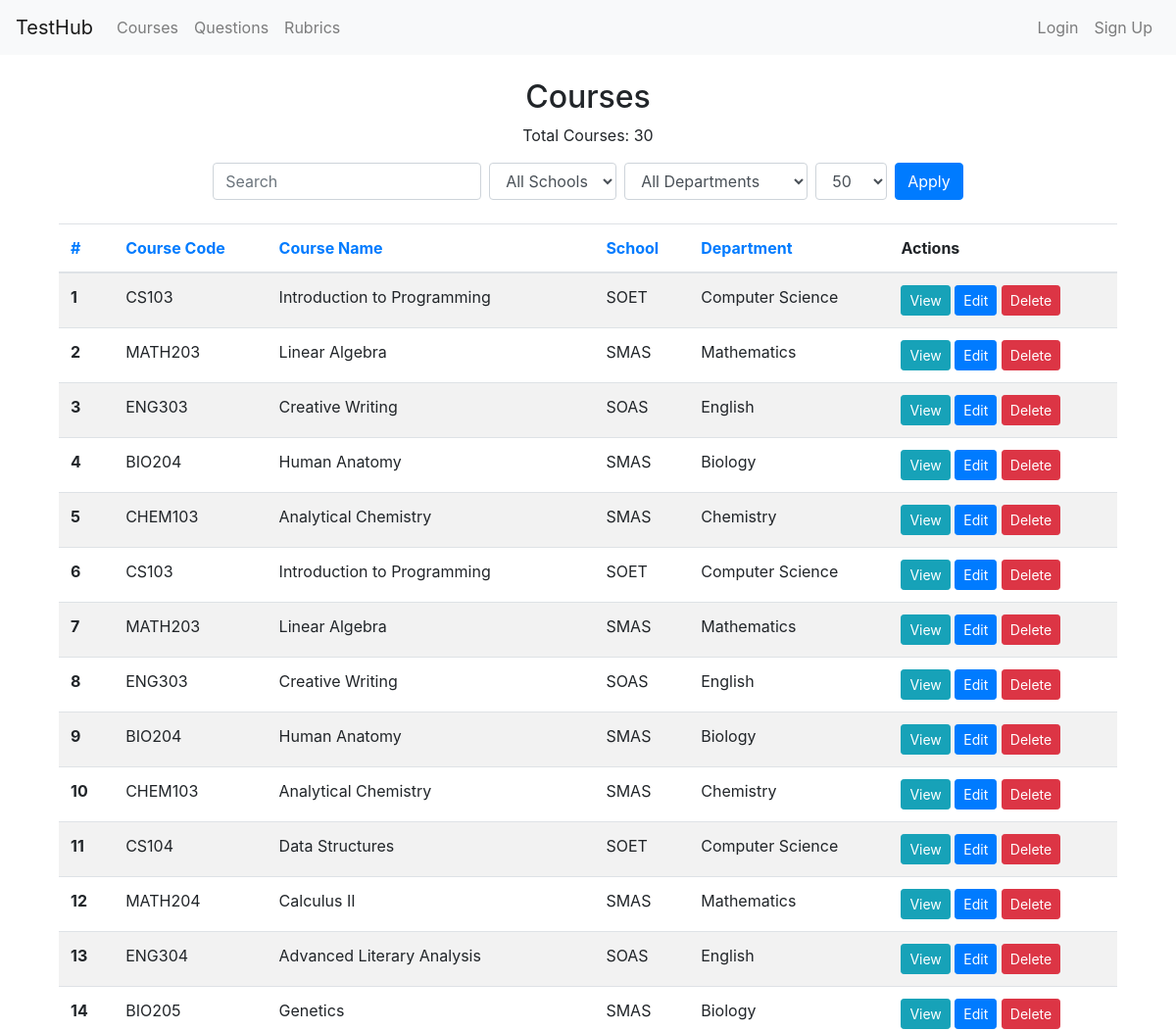
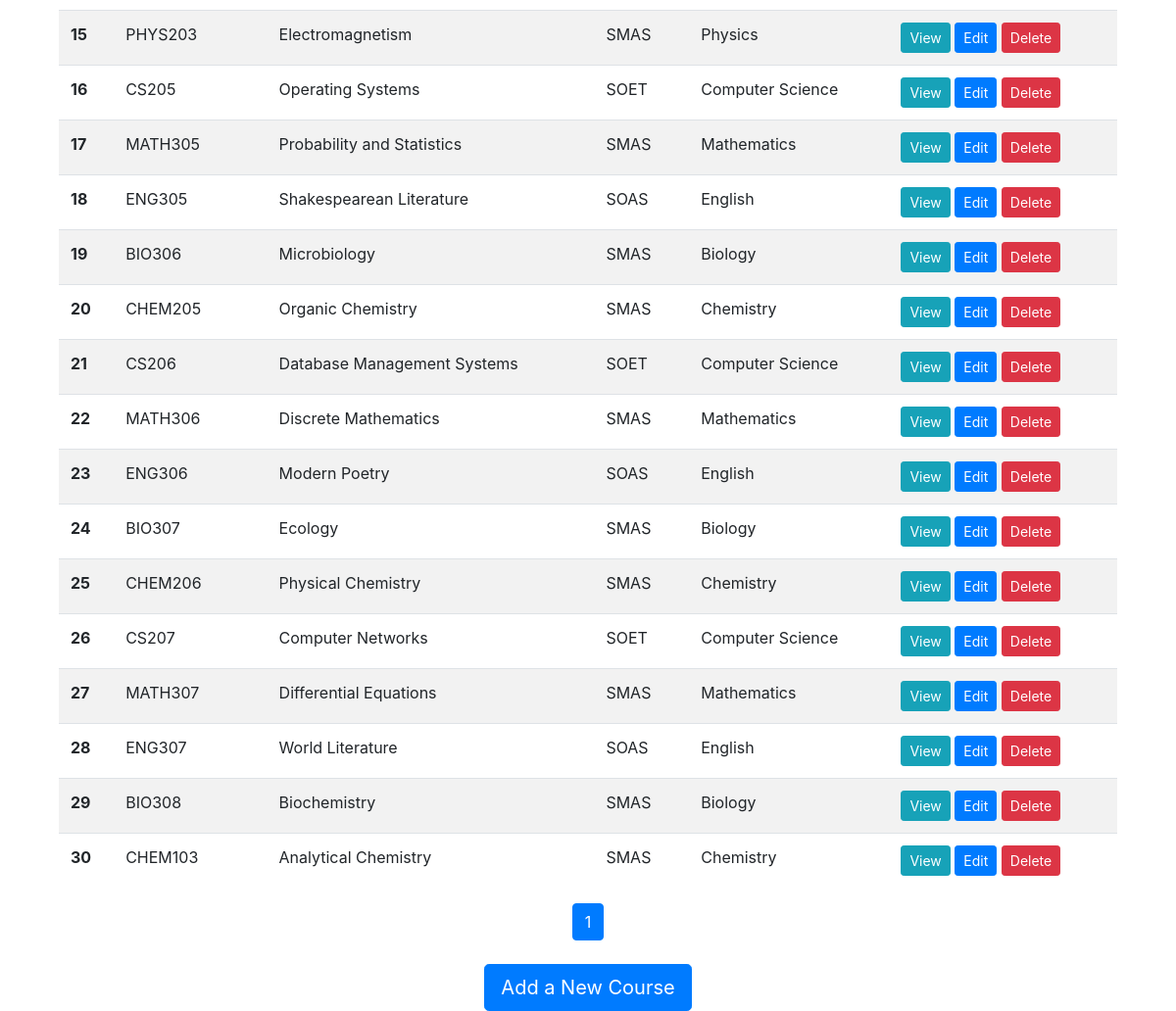
Page /courses/ on the committed database (2 pictures, top to bottom).
### models.py (models this page shows)
class Course(db.Model):
    id = db.Column(db.Integer, primary_key=True)
    name = db.Column(db.String(100), nullable=False)
    course_code = db.Column(db.String(20), nullable=False)
    school = db.Column(db.String(10), nullable=False)
    department = db.Column(db.String(100), nullable=False)
    outcomes = db.relationship('CourseOutcome', backref='course', lazy=True, cascade="all, delete-orphan")

### routes/courses.py (the view)
@course_bp.route('/', methods=['GET', 'POST'])
def list_courses():
    query = Course.query
    search_fields = ['course_code', 'name', 'school', 'department']
    filter_fields = ['school', 'department']
    query = apply_filters(query, Course, search_fields, filter_fields)
    query = apply_sorting(query, Course)
    courses, total_courses, pagination = apply_pagination(query)
    per_page = int(request.args.get('per_page', 50))
    page = int(request.args.get('page', 1))
    schools = db.session.query(Course.school).distinct().all()
    departments = db.session.query(Course.department).distinct().all()
    return render_template('course_list.html', courses=courses, total_courses=total_courses, schools=schools, departments=departments, per_page=per_page, page=page, pagination=pagination)

### utils.py (called while the page is built)
def apply_filters(query, model, search_fields, filter_fields):
    search = request.args.get('search')
    if search:
        filters = [getattr(model, field).ilike(f'%{search}%') for field in search_fields]
        query = query.filter(or_(*filters))
    for field in filter_fields:
        value = request.args.get(field)
        if value:
            query = query.filter(getattr(model, field) == value)
    return query

def apply_sorting(query, model):
    sort_by = request.args.get('sort_by', 'id')  # Default to 'id' if not provided or empty
    if not sort_by or not hasattr(model, sort_by):
        sort_by = 'id'  # Ensure sort_by is valid and falls back to 'id'
    sort_order = request.args.get('sort_order', 'asc')
    if sort_order == 'asc':
        query = query.order_by(getattr(model, sort_by).asc())
    else:
        query = query.order_by(getattr(model, sort_by).desc())
    return query

def apply_pagination(query):
    per_page = int(request.args.get('per_page', 50))
    page = int(request.args.get('page', 1))
    pagination = query.paginate(page=page, per_page=per_page, error_out=False)
    return pagination.items, pagination.total, pagination

### templates/course_list.html (shortened to what this page needs)
{% extends "base.html" %}
{% block content %}
<div class="container mt-4">
  <h2 class="text-center">Courses</h2>
  <p class="text-center">Total Courses: {{ total_courses }}</p>
  <form method="GET" action="{{ url_for('courses.list_courses') }}" class="form-inline justify-content-center mb-4">
    <input type="text" name="search" class="form-control mr-2" placeholder="Search">
    <select name="school_filter" class="form-control mr-2">
      <option value="">All Schools</option>
    </select>
    <select name="department_filter" class="form-control mr-2">
      <option value="">All Departments</option>
    </select>
    <select name="per_page" class="form-control mr-2">
      <option value="50" {% if per_page == 50 %}selected{% endif %}>50</option>
    </select>
    <button type="submit" class="btn btn-primary">Apply</button>
  </form>
  <table class="table table-striped">
    <thead>
      <tr>
        <th scope="col"><a href="{{ url_for('courses.list_courses', sort_by='id', sort_order='asc') }}">#</a></th>
        <th scope="col"><a href="{{ url_for('courses.list_courses', sort_by='course_code', sort_order='asc') }}">Course Code</a></th>
        <th scope="col"><a href="{{ url_for('courses.list_courses', sort_by='name', sort_order='asc') }}">Course Name</a></th>
        <th scope="col"><a href="{{ url_for('courses.list_courses', sort_by='school', sort_order='asc') }}">School</a></th>
        <th scope="col"><a href="{{ url_for('courses.list_courses', sort_by='department', sort_order='asc') }}">Department</a></th>
        <th scope="col">Actions</th>
      </tr>
    </thead>
    <tbody>
      {% for course in courses %}
      <tr>
        <th scope="row">{{ loop.index }}</th>
        <td>{{ course.course_code }}</td>
        <td>{{ course.name }}</td>
        <td>{{ course.school }}</td>
        <td>{{ course.department }}</td>
        <td>
          <a href="{{ url_for('courses.view_course', course_id=course.id) }}" class="btn btn-info btn-sm">View</a>
          <a href="{{ url_for('courses.edit_course', course_id=course.id) }}" class="btn btn-primary btn-sm">Edit</a>
          <form action="{{ url_for('courses.delete_course', course_id=course.id) }}" method="post" style="display:inline;">
            <button type="submit" class="btn btn-danger btn-sm">Delete</button>
          </form>
        </td>
      </tr>
      {% endfor %}
    </tbody>
  </table>
  <nav aria-label="Page navigation">
    <ul class="pagination justify-content-center">
      {% for page_num in range(1, (total_courses // per_page) + 2) %}
      <li class="page-item {% if page == page_num %}active{% endif %}">
        <a class="page-link" href="{{ url_for('courses.list_courses', page=page_num, per_page=per_page) }}">{{ page_num }}</a>
      </li>
      {% endfor %}
    </ul>
  </nav>
  <div class="text-center mt-4">
    <a class="btn btn-primary btn-lg" href="{{ url_for('courses.create_course') }}" role="button">Add a New Course</a>
  </div>
</div>
{% endblock %}

### templates/base.html (shortened to what this page needs)
<!doctype html>
<html lang="en">
  <head>
    <link href="https://stackpath.bootstrapcdn.com/bootstrap/4.5.2/css/bootstrap.min.css" rel="stylesheet">
  </head>
  <body>
    <nav class="navbar navbar-expand-lg navbar-light bg-light">
      <a class="navbar-brand" href="{{ url_for('home') }}">TestHub</a>
      <div class="collapse navbar-collapse" id="navbarNav">
        <ul class="navbar-nav">
          <li class="nav-item">
            <a class="nav-link" href="{{ url_for('courses.list_courses') }}">Courses</a>
          </li>
          <li class="nav-item">
            <a class="nav-link" href="{{ url_for('questions.list_questions') }}">Questions</a>
          </li>
          <li class="nav-item">
            <a class="nav-link" href="{{ url_for('rubrics.list_rubrics') }}">Rubrics</a>
          </li>
        </ul>
        <ul class="navbar-nav ml-auto">
          {% if current_user.is_authenticated %}
            <li class="nav-item">
              <a class="nav-link" href="{{ url_for('auth.logout') }}">Logout</a>
            </li>
          {% else %}
            <li class="nav-item">
              <a class="nav-link" href="{{ url_for('auth.login') }}">Login</a>
            </li>
            <li class="nav-item">
              <a class="nav-link" href="{{ url_for('auth.signup') }}">Sign Up</a>
            </li>
          {% endif %}
        </ul>
      </div>
    </nav>
    <div class="container mt-4">
      {% block content %}{% endblock %}
    </div>
  </body>
</html>

### rows in the picture
Course: course_code "CS103", name "Introduction to Programming", school "SOET", department "Computer Science"
Course: course_code "MATH203", name "Linear Algebra", school "SMAS", department "Mathematics"
Course: course_code "ENG303", name "Creative Writing", school "SOAS", department "English"
Course: course_code "BIO204", name "Human Anatomy", school "SMAS", department "Biology"
Course: course_code "CHEM103", name "Analytical Chemistry", school "SMAS", department "Chemistry"
Course: course_code "CS103", name "Introduction to Programming", school "SOET", department "Computer Science"
Course: course_code "MATH203", name "Linear Algebra", school "SMAS", department "Mathematics"
Course: course_code "ENG303", name "Creative Writing", school "SOAS", department "English"
Course: course_code "BIO204", name "Human Anatomy", school "SMAS", department "Biology"
Course: course_code "CHEM103", name "Analytical Chemistry", school "SMAS", department "Chemistry"
Course: course_code "CS104", name "Data Structures", school "SOET", department "Computer Science"
Course: course_code "MATH204", name "Calculus II", school "SMAS", department "Mathematics"
Course: course_code "ENG304", name "Advanced Literary Analysis", school "SOAS", department "English"
Course: course_code "BIO205", name "Genetics", school "SMAS", department "Biology"
Course: course_code "PHYS203", name "Electromagnetism", school "SMAS", department "Physics"
Course: course_code "CS205", name "Operating Systems", school "SOET", department "Computer Science"
Course: course_code "MATH305", name "Probability and Statistics", school "SMAS", department "Mathematics"
Course: course_code "ENG305", name "Shakespearean Literature", school "SOAS", department "English"
Course: course_code "BIO306", name "Microbiology", school "SMAS", department "Biology"
Course: course_code "CHEM205", name "Organic Chemistry", school "SMAS", department "Chemistry"
Course: course_code "CS206", name "Database Management Systems", school "SOET", department "Computer Science"
Course: course_code "MATH306", name "Discrete Mathematics", school "SMAS", department "Mathematics"
Course: course_code "ENG306", name "Modern Poetry", school "SOAS", department "English"
Course: course_code "BIO307", name "Ecology", school "SMAS", department "Biology"
Course: course_code "CHEM206", name "Physical Chemistry", school "SMAS", department "Chemistry"
Course: course_code "CS207", name "Computer Networks", school "SOET", department "Computer Science"
Course: course_code "MATH307", name "Differential Equations", school "SMAS", department "Mathematics"
Course: course_code "ENG307", name "World Literature", school "SOAS", department "English"
Course: course_code "BIO308", name "Biochemistry", school "SMAS", department "Biology"
Course: course_code "CHEM103", name "Analytical Chemistry", school "SMAS", department "Chemistry"

### other values in the picture
{{ total_courses }} "30"
{{ page_num }} "1"
